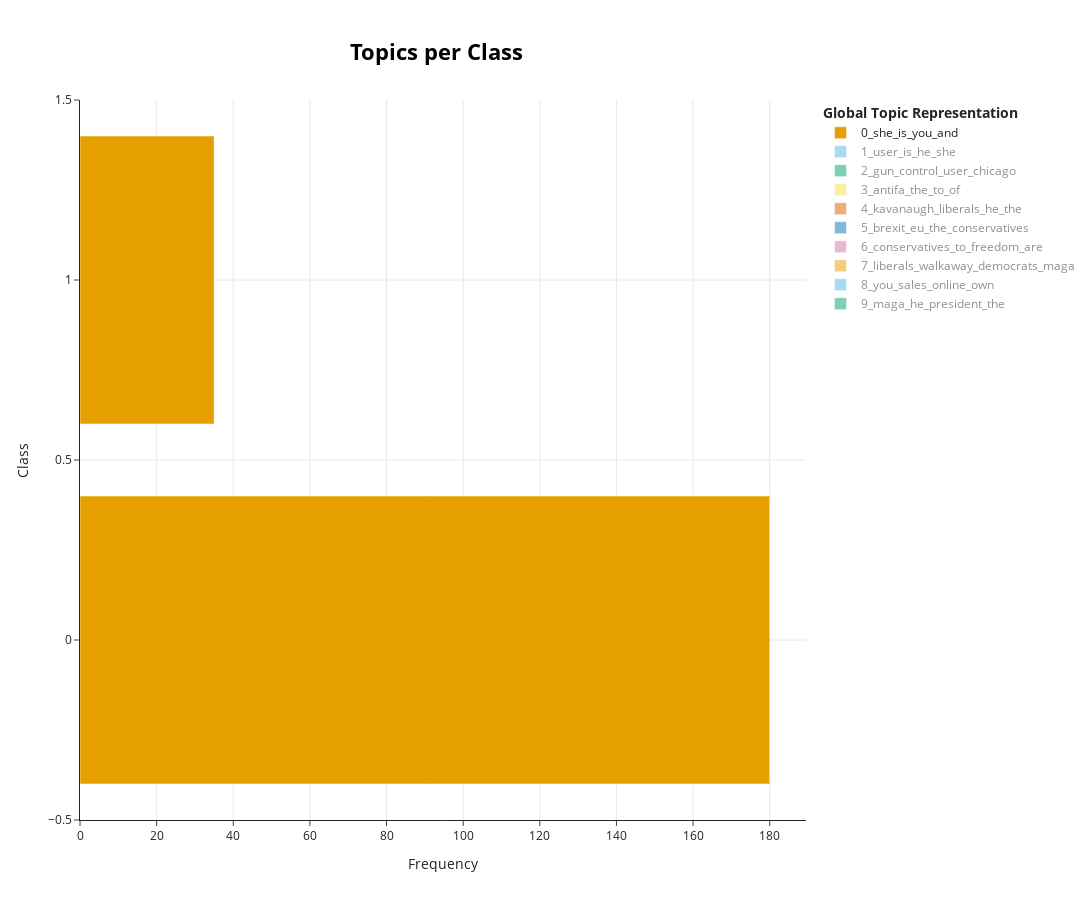

Source (notebook cell):
### Code cell
topic_model_test = BERTopic(language="english", calculate_probabilities=True, verbose=True, embedding_model="all-MiniLM-L6-v2").fit(test_docs)
topics_per_class_test = topic_model_test.topics_per_class(test_docs, test_classes)
topic_model_test.visualize_topics_per_class(topics_per_class_test)

### Figure 1 — Plotly figure (JSON) as saved in the notebook; plotly's stock layout.template omitted (floating-point values rounded to 4 significant figures)
{"data": [{"hoverinfo": "text", "hovertext": ["<b>Topic 0</b><br>Words: is, she, you, and, the", "<b>Topic 0</b><br>Words: she, you, is, to, and"], "marker": {"color": "#E69F00"}, "name": "0_she_is_you_and", "orientation": "h", "type": "bar", "visible": true, "x": [180, 35], "y": [0, 1]}, {"hoverinfo": "text", "hovertext": ["<b>Topic 1</b><br>Words: user, is, he, she, it", "<b>Topic 1</b><br>Words: user, is, he, she, how"], "marker": {"color": "#56B4E9"}, "name": "1_user_is_he_she", "orientation": "h", "type": "bar", "visible": "legendonly", "x": [51, 22], "y": [0, 1]}, {"hoverinfo": "text", "hovertext": ["<b>Topic 2</b><br>Words: gun, control, user, chicago, the", "<b>Topic 2</b><br>Words: gun, control, user, the, to"], "marker": {"color": "#009E73"}, "name": "2_gun_control_user_chicago", "orientation": "h", "type": "bar", "visible": "legendonly", "x": [54, 12], "y": [0, 1]}, {"hoverinfo": "text", "hovertext": ["<b>Topic 3</b><br>Words: antifa, the, to, user, and", "<b>Topic 3</b><br>Words: antifa, to, of, the, user"], "marker": {"color": "#F0E442"}, "name": "3_antifa_the_to_of", "orientation": "h", "type": "bar", "visible": "legendonly", "x": [41, 19], "y": [0, 1]}, {"hoverinfo": "text", "hovertext": ["<b>Topic 4</b><br>Words: kavanaugh, liberals, the, he, to", "<b>Topic 4</b><br>Words: kavanaugh, liberals, accuser, evidence, of"], "marker": {"color": "#D55E00"}, "name": "4_kavanaugh_liberals_he_the", "orientation": "h", "type": "bar", "visible": "legendonly", "x": [27, 15], "y": [0, 1]}, {"hoverinfo": "text", "hovertext": ["<b>Topic 5</b><br>Words: brexit, eu, the, conservatives, and", "<b>Topic 5</b><br>Words: eu, brexit, the, uk, housing"], "marker": {"color": "#0072B2"}, "name": "5_brexit_eu_the_conservatives", "orientation": "h", "type": "bar", "visible": "legendonly", "x": [22, 6], "y": [0, 1]}, {"hoverinfo": "text", "hovertext": ["<b>Topic 6</b><br>Words: conservatives, freedom, to, game, vote", "<b>Topic 6</b><br>Words: conservatives, they, constitution, garbage, ruining"], "marker": {"color": "#CC79A7"}, "name": "6_conservatives_to_freedom_are", "orientation": "h", "type": "bar", "visible": "legendonly", "x": [13, 6], "y": [0, 1]}, {"hoverinfo": "text", "hovertext": ["<b>Topic 7</b><br>Words: maga, liberals, trump, walkaway, laws", "<b>Topic 7</b><br>Words: democrats, walkaway, liberals, trump, constantly"], "marker": {"color": "#E69F00"}, "name": "7_liberals_walkaway_democrats_maga", "orientation": "h", "type": "bar", "visible": "legendonly", "x": [9, 10], "y": [0, 1]}, {"hoverinfo": "text", "hovertext": ["<b>Topic 8</b><br>Words: you, sales, online, own, traffic", "<b>Topic 8</b><br>Words: pursuits, geoffreyowens, levels, understand, career"], "marker": {"color": "#56B4E9"}, "name": "8_you_sales_online_own", "orientation": "h", "type": "bar", "visible": "legendonly", "x": [16, 1], "y": [0, 1]}, {"hoverinfo": "text", "hovertext": ["<b>Topic 9</b><br>Words: maga, gop, caps, cult, he", "<b>Topic 9</b><br>Words: president, maga, he, the, never"], "marker": {"color": "#009E73"}, "name": "9_maga_he_president_the", "orientation": "h", "type": "bar", "visible": "legendonly", "x": [9, 5], "y": [0, 1]}], "layout": {"height": 900, "hoverlabel": {"bgcolor": "white", "font": {"family": "Rockwell", "size": 16}}, "legend": {"title": {"text": "<b>Global Topic Representation"}}, "title": {"font": {"color": "Black", "size": 22}, "text": "<b>Topics per Class</b>", "x": 0.4, "xanchor": "center", "y": 0.95, "yanchor": "top"}, "width": 1250, "xaxis": {"showgrid": true, "title": {"text": "Frequency"}}, "yaxis": {"showgrid": true, "title": {"text": "Class"}}}}
